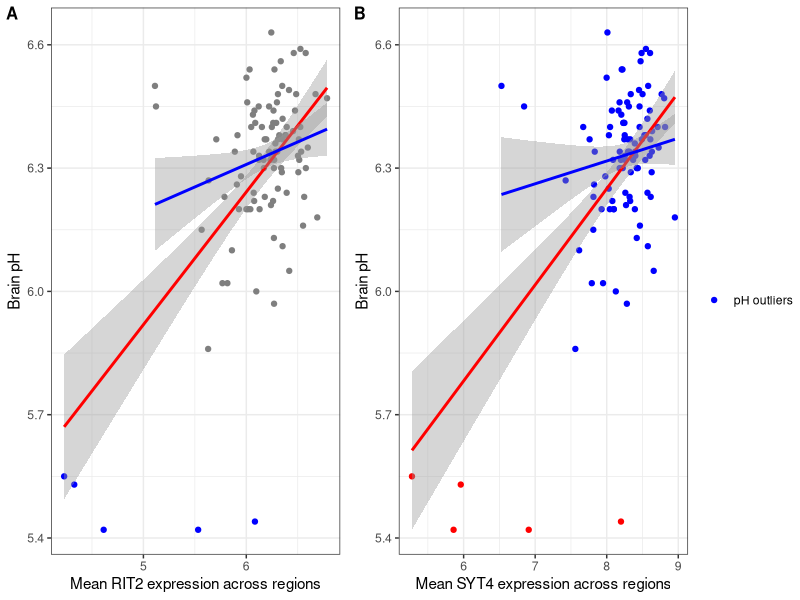

Generate this figure with R:
library(here)
library(tidyr)
library(dplyr)
library(ggplot2)
library(cowplot)

#load data, BrainEac csv data file "BrainEac_allRegions_data.csv" from Data folder:
#includes demographics, gene expression, and genotype data    
BE_allRegions <- read.csv(here("Data","BrainEac_allRegions_data.csv"), header = T)

## Section: Brainwide RIT2 and SYT4 gene expression is correlated with pH 

#we need to reformat the data to obtain mean averages of each gene expression across all 10 brain regions for each donor
#store the data into a new dataframe "BE_donorStats"
BE_donorStats <- group_by(BE_allRegions, donor) %>% dplyr::summarise(
  count = n(),
  ph = mean(ph, na.rm = TRUE),
  rit2 = mean(rit2, na.rm = TRUE),
  syt4 = mean(syt4, na.rm = TRUE),
  ca10 = mean(ca10, na.rm = TRUE),
  rs12456492 = first(rs12456492),
  rs12456492Named = first(rs12456492Named),
  sex = first(sex),
  PMI = first(PMI),
  RIN = mean(RIN),
  age = first(age),
  phOutlier = first(phOutlier),
  brainBank = first(brainBank),
  hasSN = "substantia nigra" %in% region,
  G_allele = first(G_allele), 
  Allele_Named = first(Allele_Named),
  cause_of_death = first(cause_of_death)
)

#Can write data into a csv file, for future use:
write.csv(BE_donorStats, file = here("Data","BrainEac_DonorStats_MeanExp.csv"), row.names = F)

#Pearson Correlation between pH and averaged expression of RIT2, and STY4 across all 10 brain regions including outliers 
cor.test(BE_donorStats$rit2, BE_donorStats$ph,m='p')
#cor = 0.5851373, p-value < 0.0001
cor.test(BE_donorStats$syt4, BE_donorStats$ph,m='p')
#cor = 0.5819768, p-value < 0.0001

#Pearson Correlation between pH and averaged expression of RIT2, and STY4 across all 10 brain regions excluding outliers 
cor.test(filter(BE_donorStats, !phOutlier)$rit2, filter(BE_donorStats, !phOutlier)$ph,m='p')
#cor = 0.220528, p-value = 0.03175
cor.test(filter(BE_donorStats, !phOutlier)$syt4, filter(BE_donorStats, !phOutlier)$ph,m='p')
#cor = 0.1431437, p-value = 0.1664

#Pearson Correlation between pH and averaged expression of RIT2, and STY4 for each brain region excluding outliers 
# store data in a table format: region tested, correlation value, P value, adjusted p value (fdr) 
correlation_function_region <- function(gene) {
  correlation_table = data.frame()
  for(regionTested in unique(BE_allRegions$region)) {
    sumCor <- cor.test(as.formula(paste("~", gene, paste("+ ph"))), filter(BE_allRegions,region==regionTested & !phOutlier), m="p")  
    r_value <-sumCor$estimate
    p_value<- sumCor$p.value
    df_row <- data.frame(regionTested, r_value, p_value)
    correlation_table <- rbind(correlation_table,df_row)
  }
  correlation_table$adjusted_p <- p.adjust(correlation_table$p_value, method = "fdr")
  return(correlation_table)
}

#run function for each gene
correlation_function_region(gene = "rit2") 
correlation_function_region(gene = "syt4") 


#Figure 1 Scatter plots of the relationship between pH with RIT2 and SYT4 gene expression

RIT2_avg <- ggplot(filter(BE_donorStats), aes(x = rit2, y = ph, colour=phOutlier)) + geom_point() + xlab("Mean RIT2 expression across regions") + ylab("Brain pH") +  
  scale_color_manual(values=c("blue", "red"), name= NULL, breaks=c(TRUE), labels=c("pH outliers"))+
  geom_smooth(method='lm', data =filter(BE_donorStats), colour="red")+
  geom_smooth(method='lm', data =filter(BE_donorStats,!phOutlier), colour="blue")+
  theme_bw()

SYT4_avg <- ggplot(filter(BE_donorStats), aes(x = syt4, y = ph, colour=phOutlier)) + geom_point() + xlab("Mean SYT4 expression across regions") + ylab("Brain pH") +  
  scale_color_manual(values=c("blue", "red"))+
  geom_smooth(method='lm', data =filter(BE_donorStats), colour="red")+
  geom_smooth(method='lm', data =filter(BE_donorStats,!phOutlier), colour="blue")+
  theme_bw()

#add RIT2 and SYT4 plot side by side 
RIT2_SYT4_pH_plot<- plot_grid(RIT2_avg + theme(legend.position = "none") , SYT4_avg +theme(legend.position = "none"), labels = c('A', 'B'), label_size = 12)

#add legend 
Figure1 <- plot_grid(RIT2_SYT4_pH_plot, get_legend(RIT2_avg), 
                     nrow =1, rel_widths  = c(1, 0.15))

ggsave(Figure1, filename = here('Figures','Figure 3 pH with average RIT2 and SYT4 gene expression.pdf'), height = 4, width = 9.5, dpi=300)

